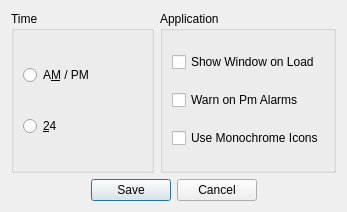
<?xml version="1.0" encoding="UTF-8"?>
<ui version="4.0">
 <class>SettingDialog</class>
 <widget class="QDialog" name="SettingDialog">
  <property name="geometry">
   <rect>
    <x>0</x>
    <y>0</y>
    <width>347</width>
    <height>212</height>
   </rect>
  </property>
  <property name="windowTitle">
   <string>Settings</string>
  </property>
  <layout class="QGridLayout" name="gridLayout">
   <item row="0" column="0">
    <widget class="QGroupBox" name="groupBox">
     <property name="title">
      <string>Time</string>
     </property>
     <layout class="QVBoxLayout" name="verticalLayout">
      <item>
       <widget class="QRadioButton" name="plebTime">
        <property name="text">
         <string>A&amp;M / PM</string>
        </property>
       </widget>
      </item>
      <item>
       <widget class="QRadioButton" name="milTime">
        <property name="text">
         <string>&amp;24</string>
        </property>
       </widget>
      </item>
     </layout>
    </widget>
   </item>
   <item row="0" column="1">
    <widget class="QGroupBox" name="groupBox_2">
     <property name="title">
      <string>Application</string>
     </property>
     <layout class="QVBoxLayout" name="verticalLayout_2">
      <item>
       <widget class="QCheckBox" name="defaultShow">
        <property name="text">
         <string>Show Window on Load</string>
        </property>
       </widget>
      </item>
      <item>
       <widget class="QCheckBox" name="WarnBox">
        <property name="text">
         <string>Warn on Pm Alarms</string>
        </property>
       </widget>
      </item>
      <item>
       <widget class="QCheckBox" name="chk_mono">
        <property name="text">
         <string>Use Monochrome Icons</string>
        </property>
       </widget>
      </item>
     </layout>
    </widget>
   </item>
   <item row="1" column="0" colspan="2">
    <widget class="QDialogButtonBox" name="buttonBox">
     <property name="orientation">
      <enum>Qt::Orientation::Horizontal</enum>
     </property>
     <property name="standardButtons">
      <set>QDialogButtonBox::StandardButton::Cancel|QDialogButtonBox::StandardButton::Save</set>
     </property>
     <property name="centerButtons">
      <bool>true</bool>
     </property>
    </widget>
   </item>
  </layout>
 </widget>
 <resources/>
 <connections>
  <connection>
   <sender>buttonBox</sender>
   <signal>accepted()</signal>
   <receiver>SettingDialog</receiver>
   <slot>accept()</slot>
   <hints>
    <hint type="sourcelabel">
     <x>248</x>
     <y>254</y>
    </hint>
    <hint type="destinationlabel">
     <x>157</x>
     <y>274</y>
    </hint>
   </hints>
  </connection>
  <connection>
   <sender>buttonBox</sender>
   <signal>rejected()</signal>
   <receiver>SettingDialog</receiver>
   <slot>reject()</slot>
   <hints>
    <hint type="sourcelabel">
     <x>316</x>
     <y>260</y>
    </hint>
    <hint type="destinationlabel">
     <x>286</x>
     <y>274</y>
    </hint>
   </hints>
  </connection>
 </connections>
</ui>
